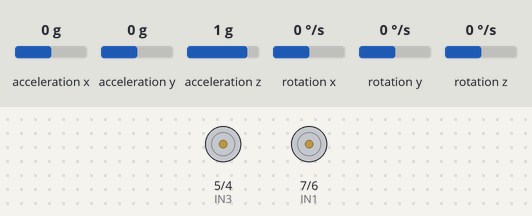
A sketch run on a simulated Arduino Uno, built with avr-gcc and run on an emulated ATmega328P. Shown: motor-driver pin pairs drawn as motors (green arrow = first pin HIGH = forward, orange = second pin HIGH = backward, longer = more drive). The inputs (shaded band) are chosen by the test bench; at power-on: acceleration x 0 g, acceleration y 0 g, acceleration z 1 g, rotation x 0 °/s, rotation y 0 °/s, rotation z 0 °/s. What the sketch prints to the serial monitor is not drawn.

Above: at 1.2 s.
1.3 s: acceleration x set to -0.3 g
4.3 s: acceleration x set to -0.6 g
At 4.9 s:
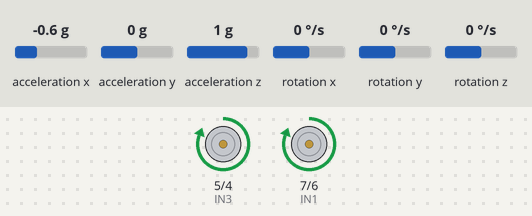
5.8 s: acceleration x set to 0.8 g
At 7.0 s:
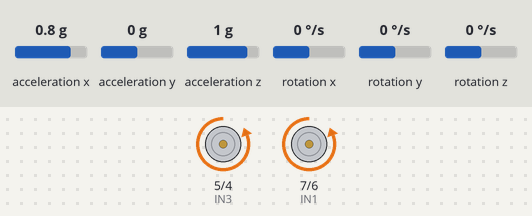
7.3 s: acceleration x set to 0.6 g
8.8 s: acceleration x set to 0.3 g
At 9.2 s:
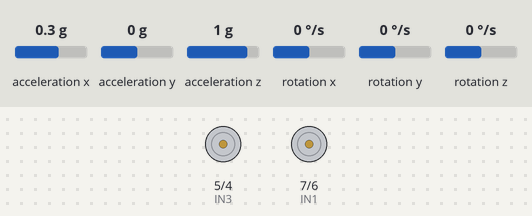
11.8 s: acceleration x set to -1.4 g
At 12.7 s:
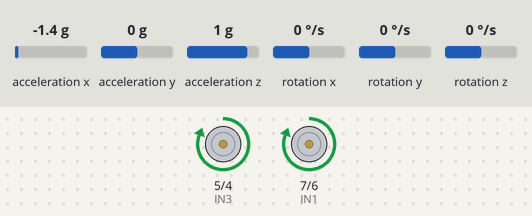
Timing chart, 0 to 14.3 s (numbered marks = the images above; inputs shaded):
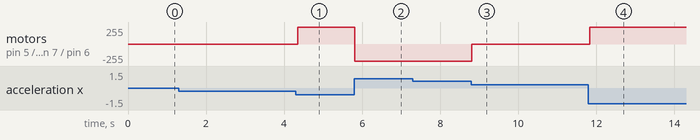

Measured:
- the behaviour switches between -0.4 and -0.5 g on acceleration x (found by bisection; images 0 and 1)
- the behaviour switches between 0.5 and 0.4 g on acceleration x (found by bisection; images 2 and 3)
- after the input at 1.3 s, every drawn part: stays the same
- after the input at 4.3 s, motor on pin 5 (IN3) / pin 4 (IN4), motor on pin 7 (IN1) / pin 6 (IN2): stopped → forward 255/255 after 0.05 s
- after the input at 5.8 s, motor on pin 5 (IN3) / pin 4 (IN4), motor on pin 7 (IN1) / pin 6 (IN2): forward 255/255 → backward 255/255 at once
- after the input at 7.3 s, every drawn part: stays the same
- after the input at 8.8 s, motor on pin 5 (IN3) / pin 4 (IN4), motor on pin 7 (IN1) / pin 6 (IN2): backward 255/255 → stopped at once
- after the input at 11.8 s, motor on pin 5 (IN3) / pin 4 (IN4), motor on pin 7 (IN1) / pin 6 (IN2): stopped → forward 255/255 at once

The sketch:

Bot_A.ino
```cpp
#include <Wire.h>
#include <I2Cdev.h>
#include <MPU6050.h>

MPU6050 mpu(0x68);
int IN4=4;
int IN3=5;
int IN2=6;
int IN1=7;


int16_t rx, ry, rz;                                             //r--right hand  l--left hand
int16_t g1x, g1y, g1z;

/*pins2,3,A4,A5 are used
2--right
3--left
ADO of left hand is ground*/

void setup()
{
  Wire.begin();
  Serial.begin(9600);
  Serial.println("Initialize MPU");
  mpu.initialize();
  pinMode(IN1,OUTPUT);
  pinMode(IN2,OUTPUT);
  pinMode(IN3,OUTPUT);
  pinMode(IN4,OUTPUT);
  Serial.println(mpu.testConnection() ? "1. Connected" : "1. Connection failed");
}
void loop()
{
  mpu.getMotion6(&rx, &ry, &rz, &g1x, &g1y, &g1z);
  Serial.print("  rx=");
  Serial.print(rx);
  Serial.print("  ry=");
  Serial.print(ry);
  Serial.print("  rz=");
  Serial.println(rz);
if(rx>8000){
  Serial.print("back");
    digitalWrite(IN1,LOW);
    digitalWrite(IN2,HIGH);
    digitalWrite(IN3,LOW);
    digitalWrite(IN4,HIGH);
    while(rx>8000)
    mpu.getMotion6(&rx, &ry, &rz, &g1x, &g1y, &g1z);
   }    //bot movement backward
if(rx<-7000){
    Serial.print("front");
    digitalWrite(IN1,HIGH);
    digitalWrite(IN2,LOW);
    digitalWrite(IN3,HIGH);
    digitalWrite(IN4,LOW);
    while(rx<-7000)
    mpu.getMotion6(&rx, &ry, &rz, &g1x, &g1y, &g1z);
    }    //bot movement front
if(7000>rx>-7000){
    digitalWrite(IN1,LOW);
    digitalWrite(IN2,LOW);
    digitalWrite(IN3,LOW);
    digitalWrite(IN4,LOW);
    }
  }
```
